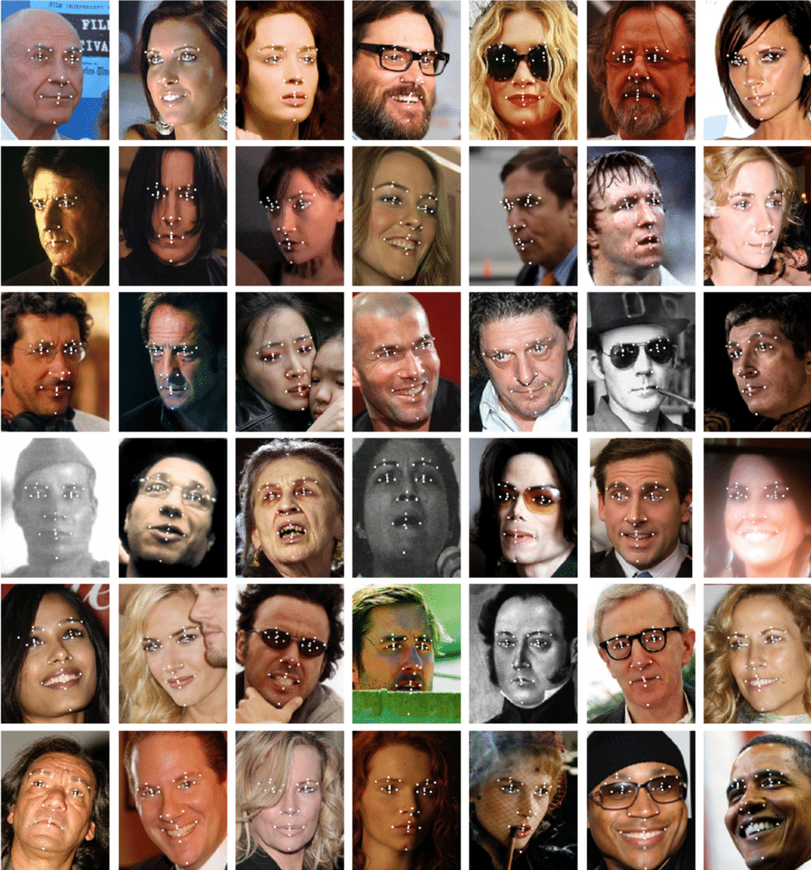
#> input picture face_test.png, 811 x 870 px, shrunk from 955 x 1024 before the run
$ python faces_ours.py
#> lines starting #> are read from the running program, lines starting #| are printed output that depends on the picture; after the words box and inside, x2 and y2 are one past the last pixel; in counts of white or black regions, pixels touching at a corner belong together
import cv2

image_name = input("Enter name of image file or type exit to end process: ")
#> the answer given: face_test.png
# open the image
img = cv2.imread(image_name)
#> img is the input picture: shape (870, 811, 3); mean B, G, R 97.8, 110.9, 134

# face cascade
face_cascade = cv2.CascadeClassifier('haarcascade_frontalface_default.xml')

# face detection function
def detect_face(img):

    face_img = img.copy()

    face_rects = face_cascade.detectMultiScale(face_img, scaleFactor=1.3, minNeighbors=3)
#> face_rects = 36 rows, first 6: [20, 180, 65, 65], [137, 325, 70, 70], [709, 320, 79, 79], [714, 465, 80, 80], [506, 511, 66, 66], [242, 21, 95, 95]

    for (x,y,w,h) in face_rects:
    	cv2.rectangle(face_img, (x,y), (x+w,y+h), (0,0,255), 2)
#> this loop made 36 passes
#> (x, y, w, h) on passes 1 to 12: (20, 180, 65, 65), (137, 325, 70, 70), (709, 320, 79, 79), (714, 465, 80, 80), (506, 511, 66, 66), (242, 21, 95, 95), (129, 33, 82, 82), (710, 166, 88, 88), (237, 452, 105, 105), (10, 602, 96, 96), (124, 604, 95, 95), (240, 604, 103, 103)
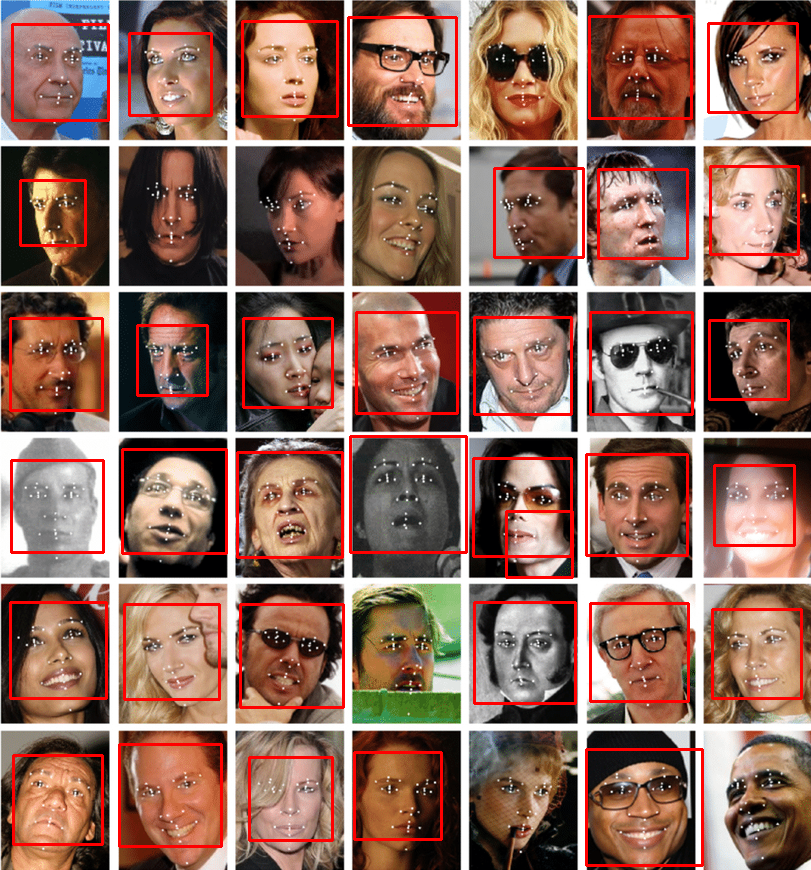
#> face_img: shape (870, 811, 3); 5.67% of pixels changed, all inside (x1, y1, x2, y2) = (9, 15, 803, 867)

    print(face_rects, len(face_rects))
#> (printed output is left out)
    amount_of_faces = len(face_rects)
#> amount_of_faces = 36
    file = open("output.txt", "w")
    file.write(str(amount_of_faces))
    file.close()
    return face_img

# apply the face detection function
face_img = detect_face(img)


# display the result
cv2.imshow('Original Image', img)
cv2.imshow('Detected Face', face_img)
cv2.waitKey(0)
cv2.destroyAllWindows()

$ run again, on menvsanimal.jpg
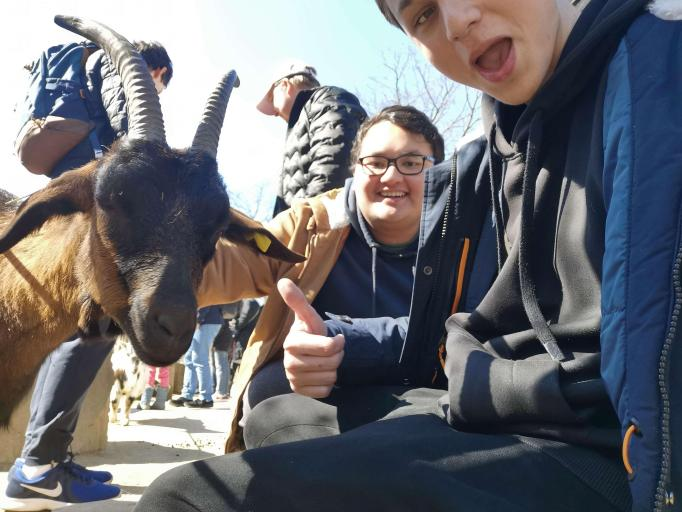
#> input picture menvsanimal.jpg, 682 x 512 px
#> img is the input picture: shape (512, 682, 3); mean B, G, R 114.7, 110, 109.7
#> face_rects = [[340, 128, 90, 90]]
#> the loop in detect_face, `for (x,y,w,h) in face_rects:` made 1 pass
#> after the loop in detect_face, `for (x,y,w,h) in face_rects:`:
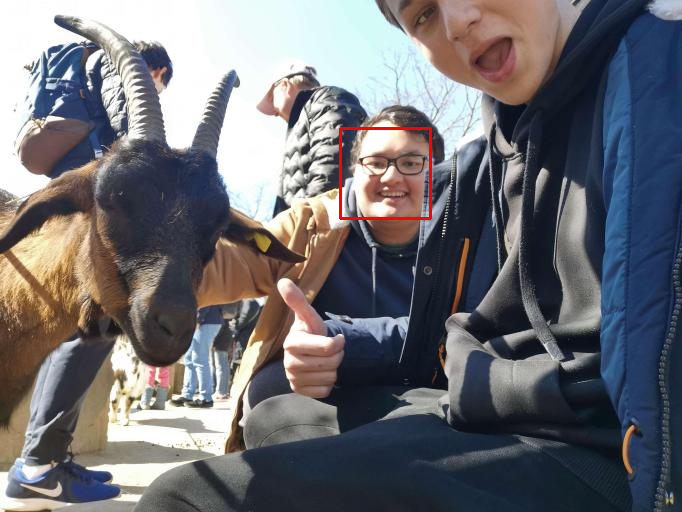
#> face_img: shape (512, 682, 3); 0.31% of pixels changed, all inside (x1, y1, x2, y2) = (339, 127, 432, 220)
#| [[340 128  90  90]] 1
#> amount_of_faces = 1
